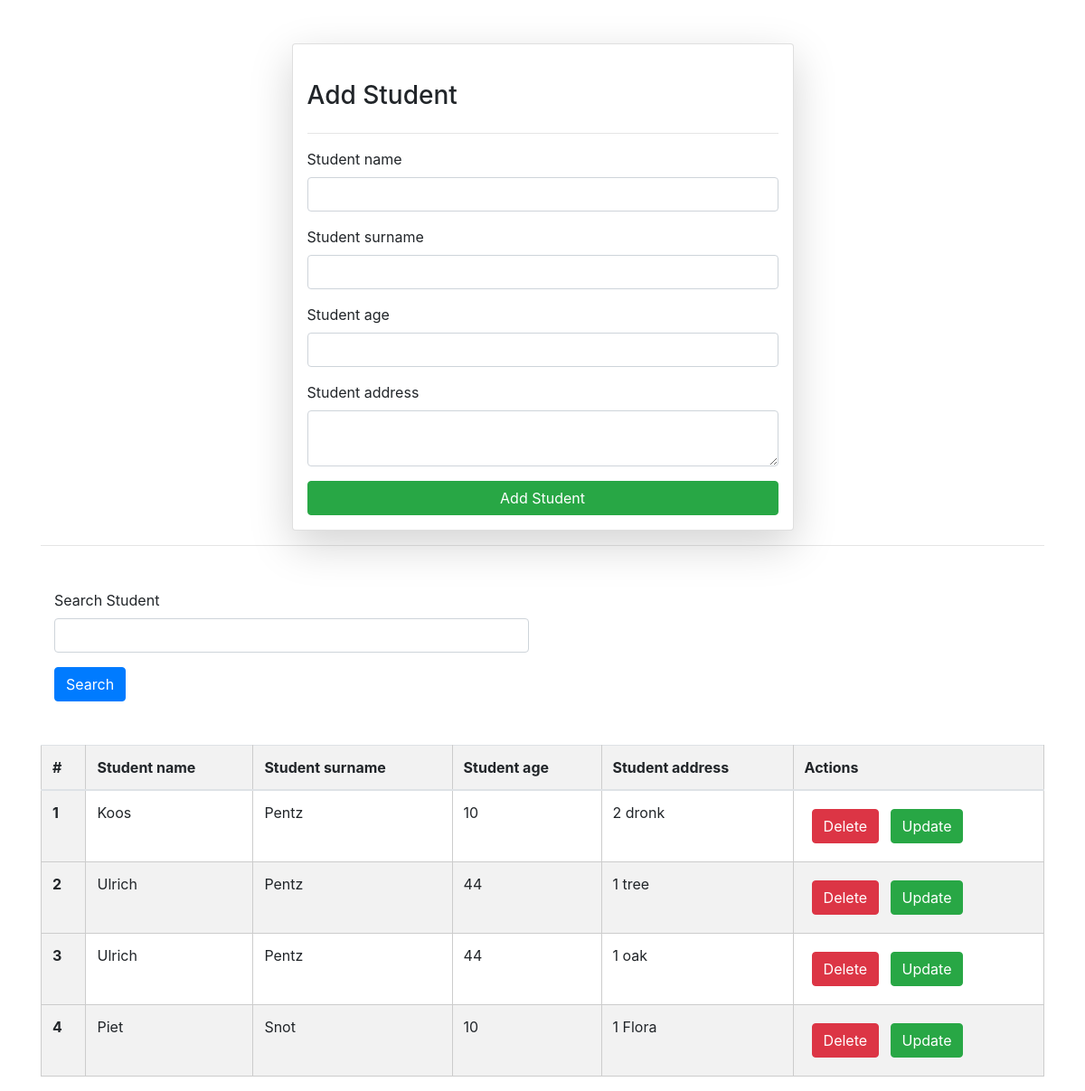
Before: / with the older database file.
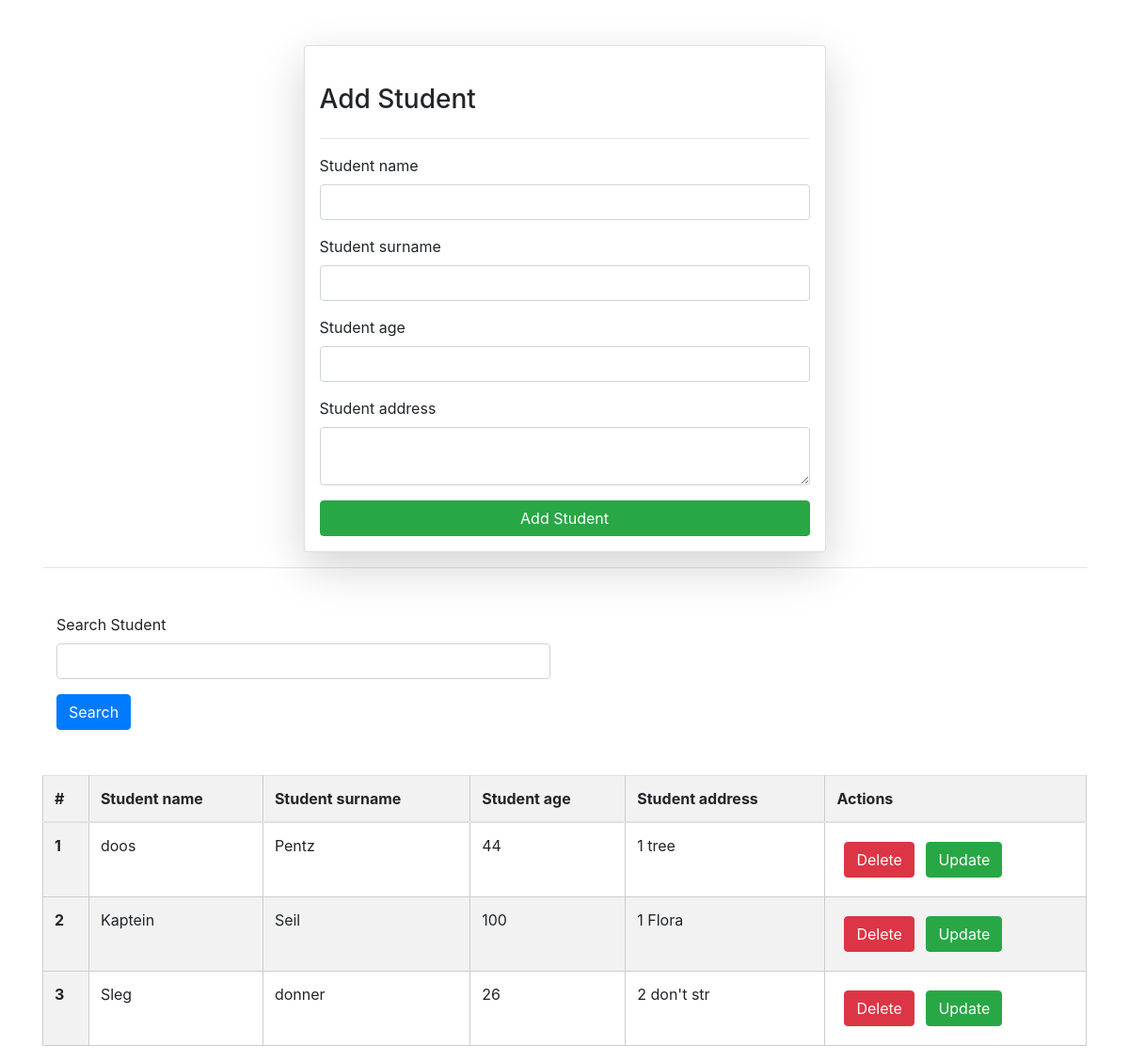
After: the same page with the newer database file.
### demographics/models.py (models this page shows)
class Demographics(models.Model):
    user = models.ForeignKey(User, on_delete=models.SET_NULL, null=True, blank=True)
    demographics_name = models.CharField(max_length=100)
    demographics_surname = models.CharField(max_length=100)
    demographics_age = models.IntegerField()
    demographics_address = models.TextField()
    demographics_image = models.ImageField(upload_to ='uploads/')
    demographics_view_count = models.PositiveIntegerField(default=1)

### demographics/views.py (the view, shortened to what this page needs)
# urls.py: path('', views.demographics),
def demographics(request):
    queryset = Demographics.objects.all()
    if request.GET.get('search'):
        queryset = queryset.filter(
            demographics_name__icontains=request.GET.get('search'))
    context = {'demographics': queryset}
    return render(request, 'demographics.html', context)

### demographics/templates/demographics.html (shortened to what this page needs)
{% extends "base.html" %}
{% block start %}
<link href="https://maxcdn.bootstrapcdn.com/bootstrap/4.5.2/css/bootstrap.min.css" rel="stylesheet">
<div class="container mt-5">
    <form class="col-6 mx-auto card p-3 shadow-lg" method="post" enctype="multipart/form-data">
        <br>
        <h3>Add Student</h3>
        <hr>
        <div class="form-group">
          <label for="exampleInputEmail1">Student name</label>
          <input name="demographics_name" type="text" class="form-control"  required>
         </div>
         <div class="form-group">
          <label for="exampleInputEmail1">Student surname</label>
          <input name="demographics_surname" type="text" class="form-control"  required>
         </div>
         <div class="form-group">
          <label for="exampleInputEmail1">Student age</label>
          <input name="demographics_age" type="text" class="form-control"  required>
         </div>
        <div class="form-group">
          <label for="exampleInputPassword1"  >Student address</label>
          <textarea name="demographics_address" class="form-control" required ></textarea>
        </div>
        <button type="submit" class="btn btn-success">Add Student</button>
      </form>
      <hr>
      <div class="class mt-5">
        <form action="">
          <div class="max-auto col-6">
            <div class="form-group">
              <label for="exampleInputEmail1">Search Student</label>
              <input name="search" type="text" class="form-control">
            </div>
            <button type="submit" class="btn btn-primary "> Search</button>
          </form>
        </div>
      </div>
      <table class="table mt-5">
        <thead>
          <tr>
            <th scope="col">#</th>
            <th scope="col">Student name</th>
            <th scope="col">Student surname</th>
            <th scope="col">Student age</th>
            <th scope="col">Student address</th>
            <th scope="col">Actions</th>
          </tr>
        </thead>
        <tbody>
            {% for demographic in demographics %}
          <tr>
            <th scope="row">{{forloop.counter}}</th>
            <td>{{demographic.demographics_name}}</td>
            <td>{{demographic.demographics_surname}}</td>
            <td>{{demographic.demographics_age}}</td>
            <td>{{demographic.demographics_address}}</td>
                <td>
                    <a href="/delete_demographics/{{demographic.id }}" class="btn btn-danger m-2">Delete</a>
                    <a href="/update_demographics/{{demographic.id }}" class="btn btn-success">Update</a>
                </td>
          </tr>
          {% endfor %}
        </tbody>
      </table>
{% endblock %}

### demographics/templates/base.html (shortened to what this page needs)
<!DOCTYPE html>
<html lang="en">
<head>
</head>
<body>
    {% block start %}
    {% endblock %}
</body>
</html>

### demographics/templates/base.html (style rules this page uses)
table { width: 80%; margin: 20px auto; border-collapse: collapse; }
th, td { padding: 10px; text-align: left; border: 1px solid #ccc; }
th { background-color: #f2f2f2; }
tr:nth-child(even) { background-color: #f2f2f2; }

Changed rows visible on the page:
removed Demographics: demographics_name "Koos", demographics_surname "Pentz", demographics_age "10", demographics_address "2 dronk"
removed Demographics: demographics_name "Ulrich", demographics_surname "Pentz", demographics_age "44", demographics_address "1 oak"
changed Demographics "Pentz": demographics_name "Ulrich" → "doos"
changed Demographics "1 Flora": demographics_name "Piet" → "Kaptein"; demographics_surname "Snot" → "Seil"; demographics_age "10" → "100"
added Demographics: demographics_name "Sleg", demographics_surname "donner", demographics_age "26", demographics_address "2 don't str"
